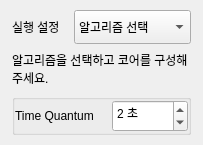
           <widget class="QFrame" name="algorithm_card">
            <property name="role" stdset="0">
             <string>card</string>
            </property>
            <property name="frameShape">
             <enum>QFrame::NoFrame</enum>
            </property>
            <layout class="QVBoxLayout" name="algorithm_layout">
             <property name="leftMargin">
              <number>12</number>
             </property>
             <property name="topMargin">
              <number>10</number>
             </property>
             <property name="rightMargin">
              <number>12</number>
             </property>
             <property name="bottomMargin">
              <number>10</number>
             </property>
             <property name="spacing">
              <number>7</number>
             </property>
             <item>
              <layout class="QHBoxLayout" name="algorithm_header" stretch="0,1">
               <property name="leftMargin">
                <number>0</number>
               </property>
               <property name="topMargin">
                <number>0</number>
               </property>
               <property name="rightMargin">
                <number>0</number>
               </property>
               <property name="bottomMargin">
                <number>0</number>
               </property>
               <property name="spacing">
                <number>14</number>
               </property>
               <item>
                <widget class="QLabel" name="lb_algorithm_title">
                 <property name="role" stdset="0">
                  <string>section_title</string>
                 </property>
                 <property name="text">
                  <string>실행 설정</string>
                 </property>
                </widget>
               </item>
               <item>
                <widget class="QComboBox" name="cb_algorithm">
                 <property name="minimumSize">
                  <size>
                   <width>0</width>
                   <height>34</height>
                  </size>
                 </property>
                 <item>
                  <property name="text">
                   <string>알고리즘 선택</string>
                  </property>
                 </item>
                 <item>
                  <property name="text">
                   <string>FCFS</string>
                  </property>
                 </item>
                 <item>
                  <property name="text">
                   <string>RR</string>
                  </property>
                 </item>
                 <item>
                  <property name="text">
                   <string>SPN</string>
                  </property>
                 </item>
                 <item>
                  <property name="text">
                   <string>SRTN</string>
                  </property>
                 </item>
                 <item>
                  <property name="text">
                   <string>HRRN</string>
                  </property>
                 </item>
                 <item>
                  <property name="text">
                   <string>DRR</string>
                  </property>
                 </item>
                </widget>
               </item>
              </layout>
             </item>
             <item>
              <widget class="QLabel" name="lb_algorithm_hint">
               <property name="role" stdset="0">
                <string>muted</string>
               </property>
               <property name="text">
                <string>알고리즘을 선택하고 코어를 구성해 주세요.</string>
               </property>
               <property name="wordWrap">
                <bool>true</bool>
               </property>
              </widget>
             </item>
             <item>
              <widget class="QGroupBox" name="gb_Timeq">
               <property name="role" stdset="0">
                <string>form_group</string>
               </property>
               <property name="title">
                <string />
               </property>
               <property name="flat">
                <bool>true</bool>
               </property>
               <layout class="QHBoxLayout" name="timeq_layout">
                <property name="leftMargin">
                 <number>0</number>
                </property>
                <property name="topMargin">
                 <number>0</number>
                </property>
                <property name="rightMargin">
                 <number>0</number>
                </property>
                <property name="bottomMargin">
                 <number>0</number>
                </property>
                <property name="spacing">
                 <number>8</number>
                </property>
                <item>
                 <widget class="QLabel" name="lb_quantum_label">
                  <property name="role" stdset="0">
                   <string>field_label</string>
                  </property>
                  <property name="text">
                   <string>Time Quantum</string>
                  </property>
                 </widget>
                </item>
                <item>
                 <spacer name="timeq_spacer">
                  <property name="orientation">
                   <enum>Qt::Horizontal</enum>
                  </property>
                  <property name="sizeType">
                   <enum>QSizePolicy::Expanding</enum>
                  </property>
                  <property name="sizeHint" stdset="0">
                   <size>
                    <width>10</width>
                    <height>0</height>
                   </size>
                  </property>
                 </spacer>
                </item>
                <item>
                 <widget class="QSpinBox" name="sb_Timeq">
                  <property name="minimumSize">
                   <size>
                    <width>76</width>
                    <height>32</height>
                   </size>
                  </property>
                  <property name="minimum">
                   <number>1</number>
                  </property>
                  <property name="maximum">
                   <number>20</number>
                  </property>
                  <property name="value">
                   <number>2</number>
                  </property>
                  <property name="suffix">
                   <string> 초</string>
                  </property>
                 </widget>
                </item>
               </layout>
              </widget>
             </item>
            </layout>
           </widget>
